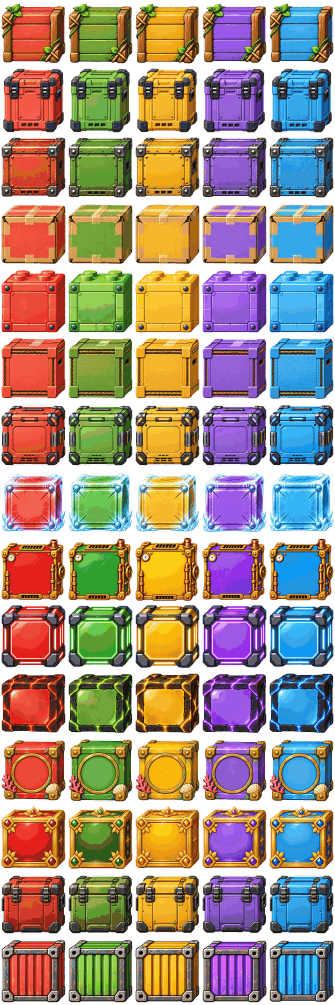
#> input picture assets/cargo-materials.png, 670 x 2010 px (shown at 1/2 size)
$ python -i compile-raster-cargo.py   (imports and definitions only)
#> lines starting #> are read from the running program, lines starting #| are printed output that depends on the picture
"""Compile original imagegen sprites without repainting or hue changes.
Authoring-only tool: Python3 + Pillow + scipy. Runtime/build use the verified committed PNG.
"""
import argparse,hashlib,json
from pathlib import Path
from PIL import Image
from scipy import ndimage
import numpy as np
ROOT=Path(__file__).resolve().parent.parent
STYLES=['wood','insulated','reinforced','taped','toy_brick','paper_fold','space_case','ice_crystal','steam_brass','neon_circuit','lava_core','ocean_relic','royal_gold','field_supply','harbor_container']
REFINED={'wood','neon_circuit','lava_core','ocean_relic'}
SIZE=128;PAD=3;STRIDE=SIZE+PAD*2

# [7 lines left out: function source_path, not called in this run]

def slices(path):
#> called with path = '../assets/cargo-materials.png'
    im=Image.open(path).convert('RGBA'); alpha=np.asarray(im.getchannel('A'))
#> in slices, im is the input picture: PIL image 670x2010 RGBA; mean R, G, B, A 108.8, 91.1, 77.4, 196
#> after `alpha = np.asarray(im.getchannel('A'))`:
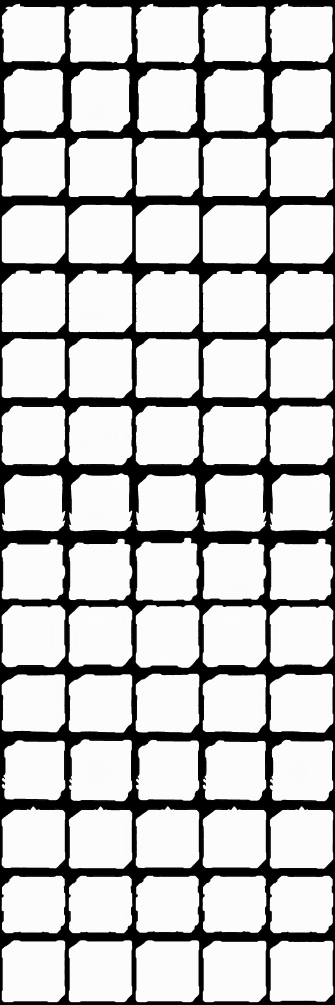
#> alpha: shape (2010, 670) (shown at 1/2 size); min 0, max 253, mean 196
    labels,n=ndimage.label(alpha>=128)
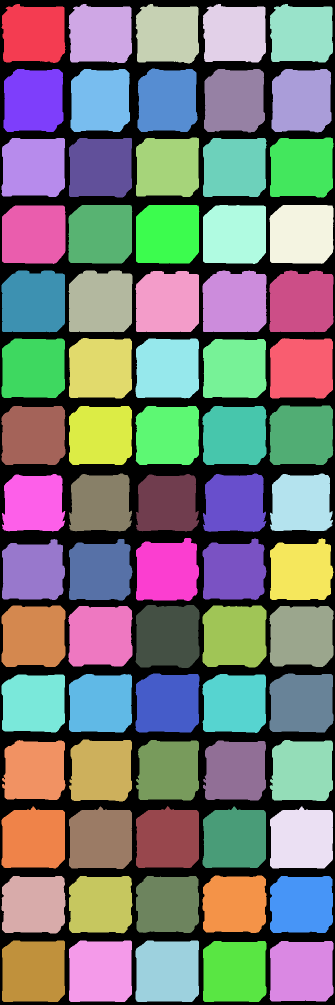
#> labels: shape (2010, 670) int32 (shown at 1/2 size); 76 distinct labels, from 0 to 75; one colour per label, 0 black
#> n = 75
    areas=np.bincount(labels.ravel()); chosen=[i for i in range(1,n+1) if areas[i]>im.width*im.height*.025]
#> after `areas = np.bincount(labels.ravel())`: areas = 76 values, max 301301 at index 0, min 12668 at index 40, mean 17719.7
#> after `chosen = [i for i in range(1, n + 1) if areas[i] > im.width * im.heigh`: chosen = []
#> (the run stopped early here; a loop or call above may not have finished)
